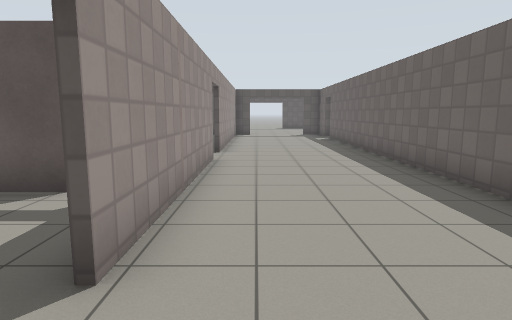
[1] (above)

24 first-person views from a walk through a Gazebo world. The camera is 1.2 m above the floor, tilts 8° down and sees 75° across. The floor is counted in squares, 1 m on a side. Each view is taken from the middle of a square. On the plan, view 1 faces up. The plan holds only what a view shows up to about 13 squares ahead; the rest is blank. Simple patterns stand in for the simulator's built-in surfaces.

[2]
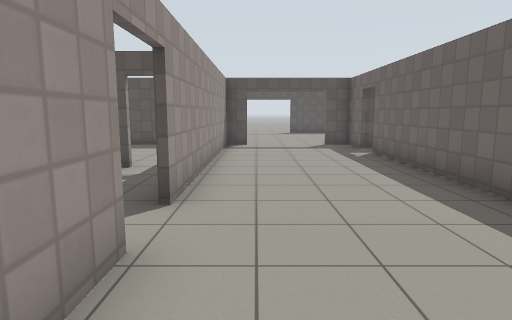

[3]
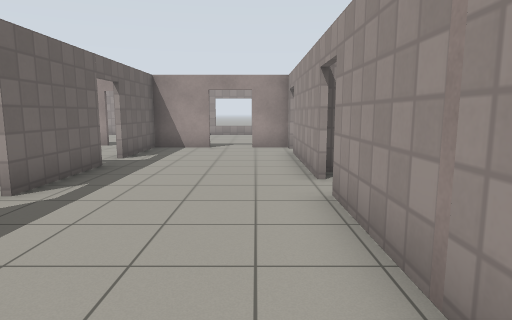

[4]
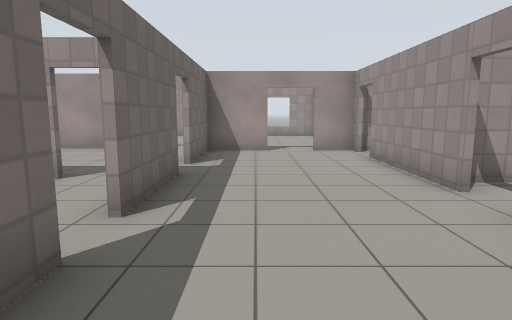

[5]
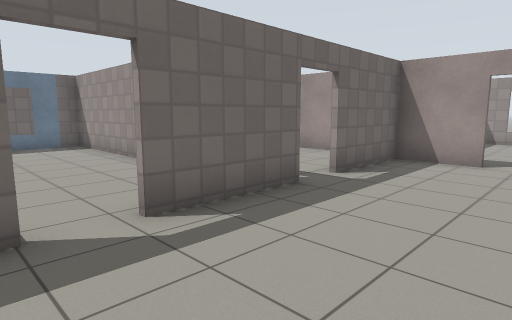

[6]
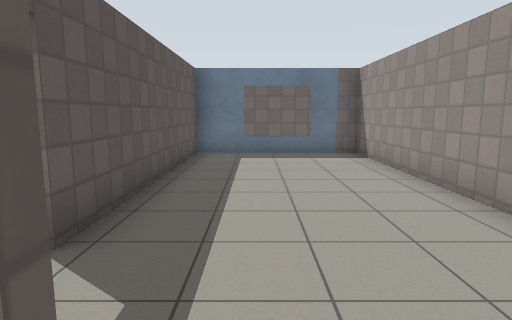

[7]
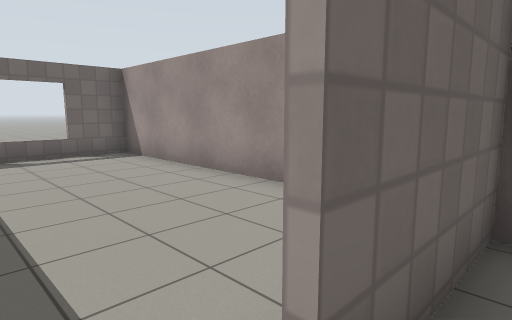

[8]
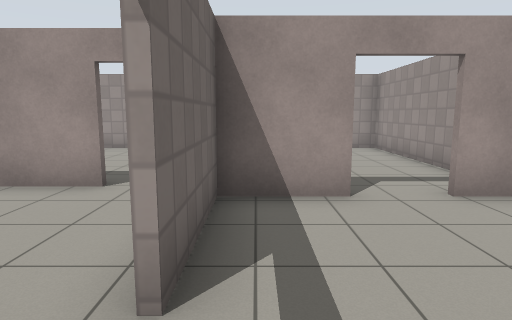

[9]
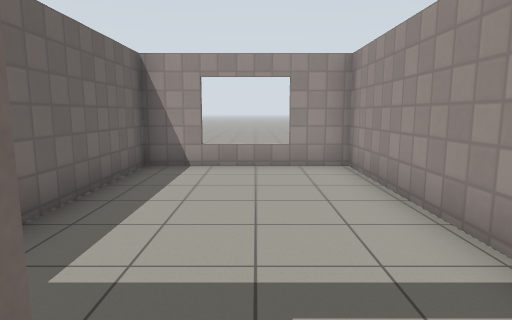

[10]
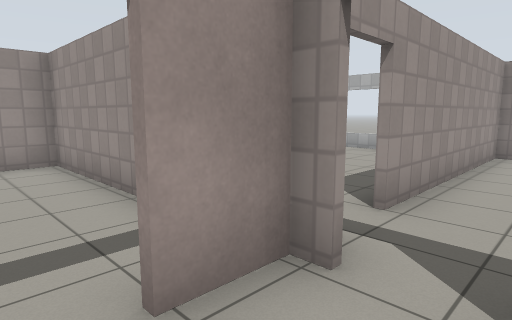

[11]
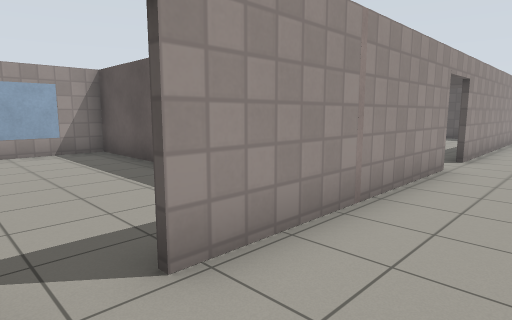

[12]
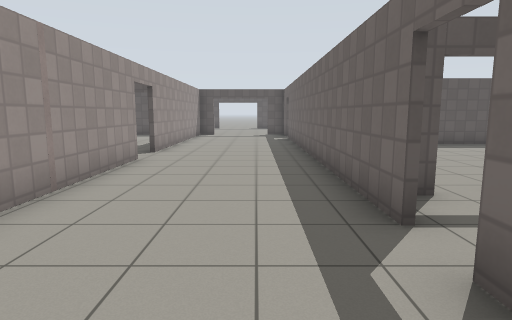

[13]
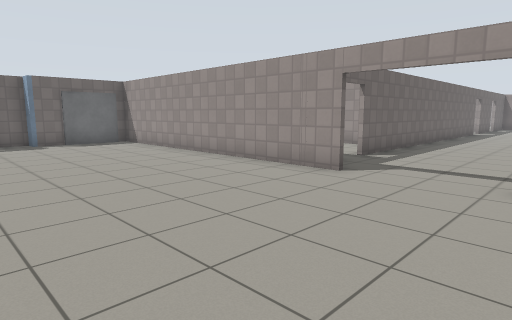

[14]
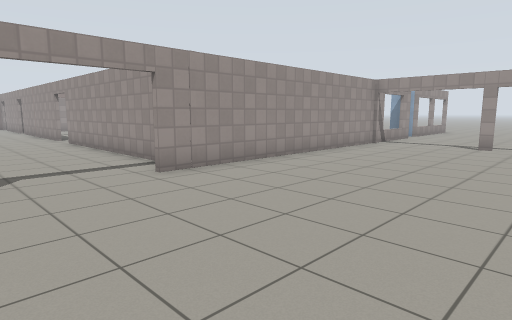

[15]
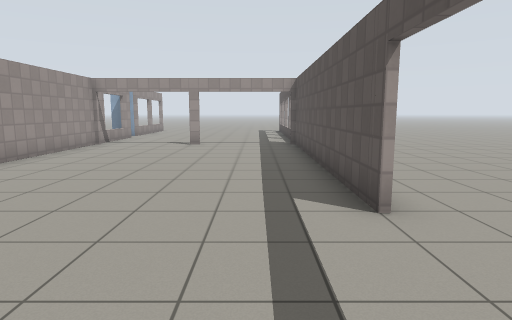

[16]
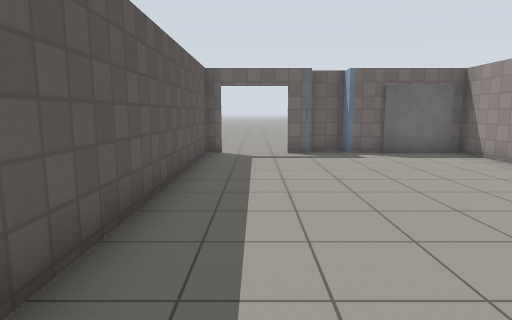

[17]
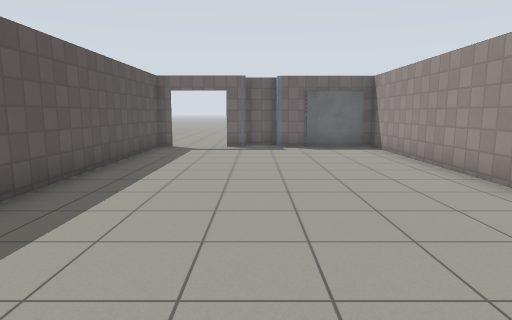

[18]
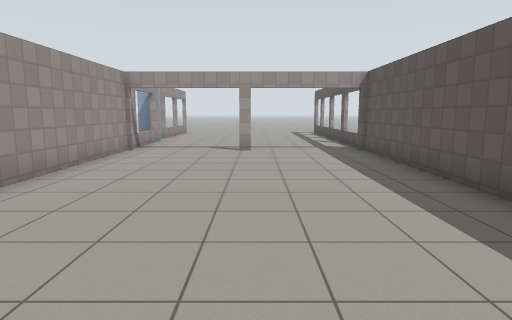

[19]
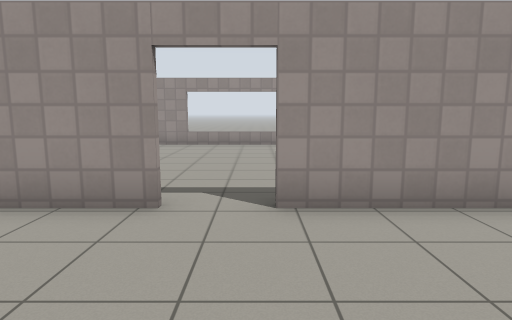

[20]
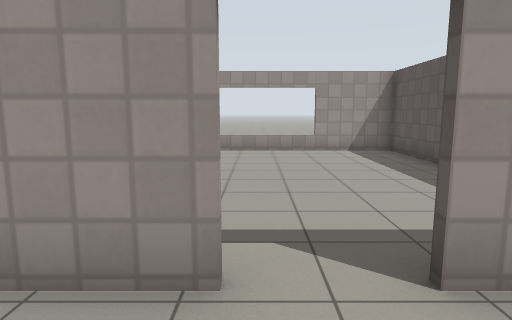

[21]
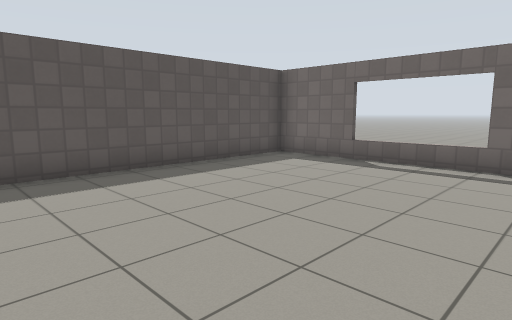

[22]
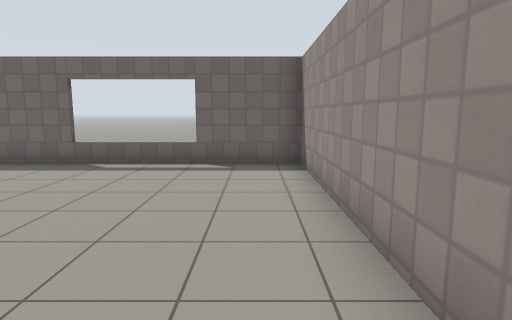

[23]
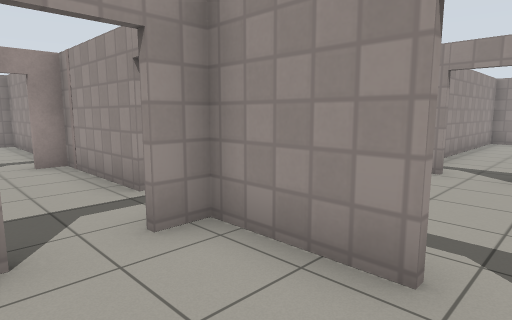

[24]
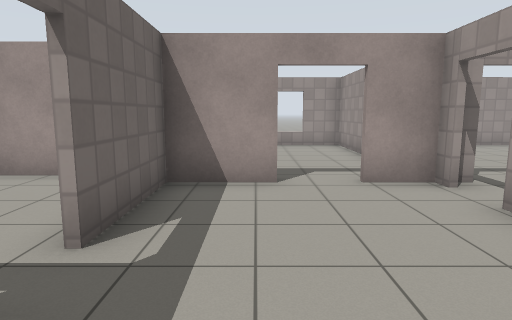

### Floor plan
Ten units are one square. View 1 is at (0, 0); x grows to the right and y downward. Boxes are objects, and circles mark ways between rooms. Rooms are numbered by the first view taken in them; rooms with no view inside come last. Other rooms are left out.
<svg viewBox="-105 -272 246 393">
<path fill="none" stroke="#000" d="M-11 -89 -11 -21M36 -34 36 -162M-11 -11 -11 31M36 8 36 -24M36 -172 36 -187 26 -187M-11 42 -11 47M15 47 36 47 36 18M-2 -187 -12 -187M-19 47 3 47M-11 -190 -11 -103M-9 -265 -100 -265M26 -189 130 -189M-97 -229 -97 -224M-100 -188 -2 -189M130 -232 130 -241M130 -211 130 -222M130 -265 47 -265M136 -222 136 -234M63 -49 131 -49M130 -50 130 -129 57 -129M56 0 130 0 130 -50M37 -24 37 0M131 -48 58 -48M-67 -133 -97 -133 -97 -62M55 54 130 54 130 23M37 18 37 54M-65 -50 -97 -50 -97 -3 -11 -3M-29 -50 -40 -50M-11 66 -11 116 41 116M36 116 36 75"/>
<rect x="125" y="-205" width="10" height="10" fill="#bbb"><title>door leaf</title></rect>
<circle cx="10" cy="-190" r="3" fill="#2a7"/>
<circle cx="40" cy="-30" r="3" fill="#2a7"/>
<circle cx="-10" cy="-95" r="3" fill="#2a7"/>
<circle cx="40" cy="15" r="3" fill="#2a7"/>
<circle cx="-10" cy="-15" r="3" fill="#2a7"/>
<circle cx="10" cy="50" r="3" fill="#2a7"/>
<circle cx="50" cy="-50" r="3" fill="#2a7"/>
<circle cx="50" cy="0" r="3" fill="#2a7"/>
<circle cx="-25" cy="-50" r="3" fill="#2a7"/>
<text x="10" y="-70">1</text>
<text x="10" y="-230">2</text>
<text x="80" y="-90">3</text>
<text x="80" y="-30">4</text>
<text x="-60" y="-90">5</text>
<text x="90" y="30">6</text>
<text x="-60" y="-30">7</text>
<text x="10" y="80">8</text>
</svg>
Room 1 opens to room 2. Room 1 opens to room 4. Room 1 opens to room 5. Room 1 opens to room 6. Room 1 opens to room 7. Room 1 opens to room 8. Room 3 opens to room 4. Room 4 opens to room 6. Room 5 opens to room 7.

Where each view was taken, in squares from view 1:
view 1: 0 up, 0 right, facing up
view 2: 6 up, 0 right, facing up
view 3: 7 up, 0 right, facing down
view 4: 6 up, 2 right, facing down
view 5: 4 up, 0 right, facing down-right
view 6: 3 up, 3 right, facing right
view 7: 1 down, 3 right, facing down-right
view 8: 0 up, 3 right, facing down
view 9: 4 down, 1 right, facing down
view 10: 3 down, 1 right, facing down-left
view 11: 1 up, 1 right, facing up-left
view 12: 0 up, 2 right, facing up
view 13: 25 up, 1 left, facing down-right
view 14: 25 up, 3 right, facing down-left
view 15: 25 up, 3 right, facing left
view 16: 25 up, 3 right, facing right
view 17: 23 up, 1 right, facing right
view 18: 23 up, 1 right, facing left
view 19: 10 up, 3 right, facing left
view 20: 9 up, 1 right, facing left
view 21: 6 up, 5 right, facing up-right
view 22: 6 up, 5 right, facing right
view 23: 3 up, 6 right, facing down-left
view 24: 1 up, 2 right, facing down
